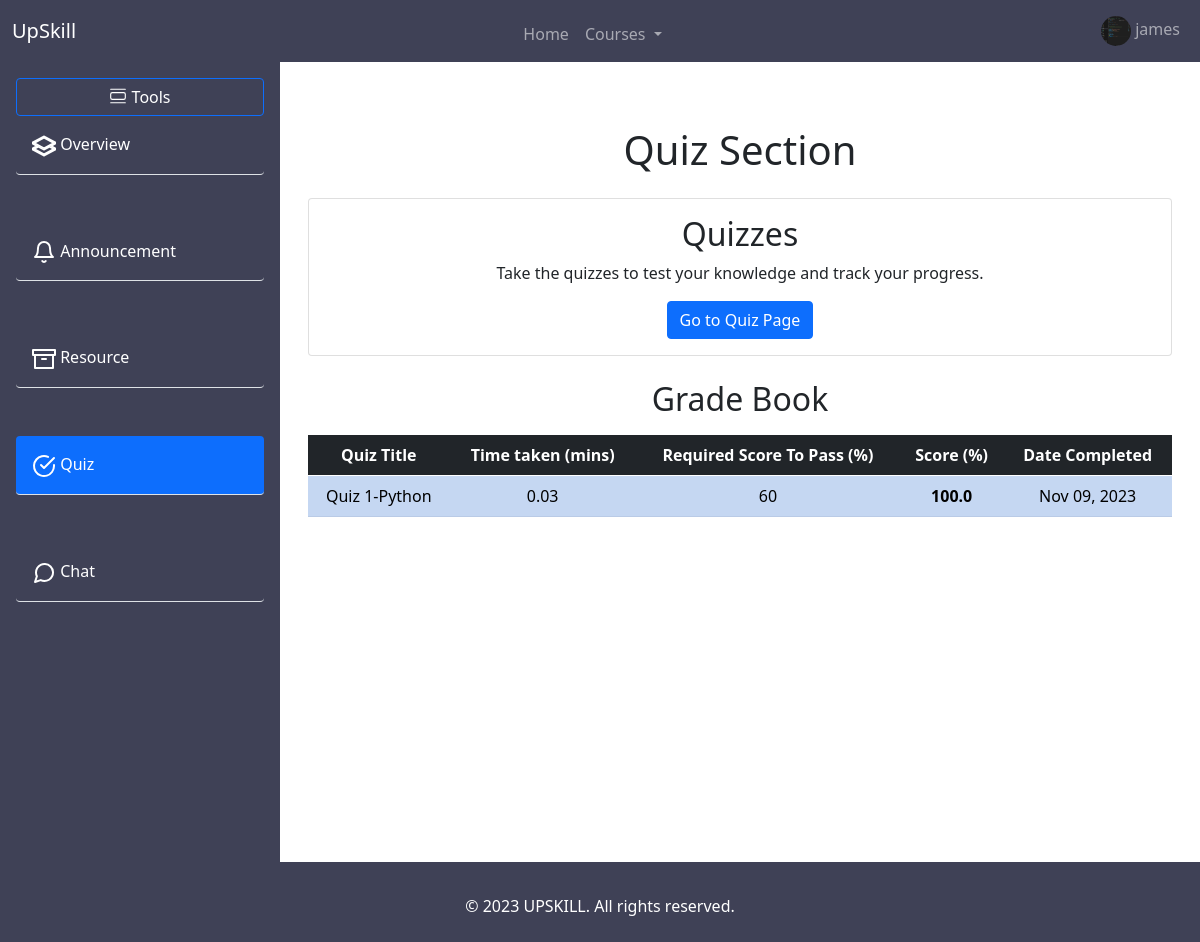
Screenshot of /course/3/quiz_page (signed in) with the database file from the repository.
### myapp/models.py (models this page shows)
class User(AbstractUser):
    is_tutor = models.BooleanField("Is Tutor",default=False)
    is_learner = models.BooleanField("Is Learner", default=False)
    is_email_verified = models.BooleanField(default=False)
    first_name = models.CharField(max_length=30, blank=False, null=False)
    last_name = models.CharField(max_length=30, blank=False, null=False)
    bio = models.TextField(blank=True, null=True)
    avatar = models.ImageField(null=True, blank=True, default="avatar.svg")

### quiz/models.py (models this page shows, shortened)
class Result(models.Model):
    quiz = models.ForeignKey(Quiz, on_delete=models.CASCADE, related_name='result')
    user = models.ForeignKey(User, on_delete=models.CASCADE)
    score = models.FloatField(null=True)
    completion_time = models.FloatField(null=True)
    created = models.DateTimeField(auto_now_add=True)

class Quiz(models.Model):
    DIFF_CHOICES = (
        ('easy', 'easy'),
        ('medium', 'medium'),
        ('hard', 'hard'),
    )
    name = models.CharField(max_length=120)
    course = models.ForeignKey(Course, on_delete=models.CASCADE)
    quiz_chances = models.PositiveIntegerField(default=1)
    number_of_questions = models.IntegerField()
    time = models.IntegerField(help_text="duration of the quiz in minutes")
    required_score_to_pass = models.IntegerField(help_text="required score in %")
    difficluty = models.CharField(max_length=6, choices=DIFF_CHOICES)
    start_date = models.DateTimeField(null=True)
    end_date = models.DateTimeField(null=True)
    def __str__(self):
        return f"{self.name}-{self.course}"
    class Meta:
        verbose_name_plural = 'Quizes'

### course/models.py (models this page shows)
class Course(models.Model):
    name = models.CharField(max_length=100)
    description = models.TextField(blank=True, null=True)
    instructor = models.ForeignKey(User, on_delete=models.CASCADE,db_constraint=False)
    created = models.DateField(auto_now_add=True)
    updated = models.DateField(auto_now=True)
    def __str__(self):
        return self.name

### course/views/quiz_page.py (the view)
# urls.py: path('course/<str:pk>/quiz_page', quiz_page.quizPage, name='quiz-page'),
def quizPage(request, pk):
    employee = request.user
    courses = Course.objects.filter(participants__user=employee)
    course = Course.objects.get(id=pk)
    user_results = Result.objects.filter(user=employee, quiz__course=course).order_by('-created')
    context = {
        "course":course,
        'courses':courses,
        'user_results':user_results
    }
    return render(request, "page/quiz_page.html", context)

### course/templates/page/quiz_page.html (shortened to what this page needs)
{% extends 'main.html' %}
{% load static %}
{% block content %}
<div class="container mt-5">
    <h1 class="mb-4">Quiz Section</h1>
    <div class="card mb-4">
        <div class="card-body">
            <h2 class="card-title">Quizzes</h2>
            <p class="card-text">
                Take the quizzes to test your knowledge and track your progress.
            </p>
            <a href="{% url 'quizes:main-view' pk2=course.id %}" class="btn btn-primary" target="_blank">Go to Quiz Page</a>
        </div>
    </div>
    <h2 class="mb-3">Grade Book</h2>
    <div class="table-responsive">
        <table class="table table-hover table-striped">
            <thead class="table-dark">
                <tr>
                    <th scope="col">Quiz Title</th>
                    <th scope="col">Time taken (mins)</th>
                    <th scope="col">Required Score To Pass (%)</th>
                    <th scope="col">Score (%)</th>
                    <th scope="col">Date Completed</th>
                </tr>
            </thead>
            <tbody>
                {% for result in user_results %}
                <tr class="{% if result.score >= result.quiz.required_score_to_pass %} table-primary {% else %} table-danger {% endif %}">
                    <td>{{ result.quiz }}</td>
                    <td>{{ result.completion_time }}</td>
                    <td>{{ result.quiz.required_score_to_pass }}</td>
                    <td class="fw-bold">{{ result.score }}</td>
                    <td>{{ result.created|date:"M d, Y" }}</td>
                </tr>
                {% endfor %}
            </tbody>
        </table>
    </div>
</div>
{% endblock %}

### templates/main_navbar.html (shortened to what this page needs)
<nav
  class="navbar navbar-expand-lg navbar-dark"
  style="background-color: #3f4156"
>
  <div class="container-fluid">
    <a class="navbar-brand" href="{% url 'learner-home' request.user %}"
      >UpSkill</a
    >
    <div class="collapse navbar-collapse" id="navbarSupportedContent">
      {% if request.user.is_authenticated %}
      <ul class="navbar-nav m-auto mb-2 mb-lg-0">
        <li class="nav-item">
          <a
            class="nav-link {% if request.resolver_match.view_name == 'learner-home' %} active {% endif %}"
            aria-current="page"
            href="{% url 'learner-home' request.user %}"
            >Home</a
          >
        </li>
        {% with request.resolver_match.url_name as url_name %} {% if courses %}
        <li class="nav-item dropdown">
          <a
            class="nav-link dropdown-toggle"
            href="#"
            id="navbarDarkDropdownMenuLink"
            role="button"
            data-bs-toggle="dropdown"
            aria-expanded="false"
          >
            Courses
          </a>
        </li>
        {% endif %} {% endwith %}
      </ul>
      {% endif %}
      <div>
        <ul class="navbar-nav">
          <li class="nav-item dropstart">
            <a
              class="nav-link dropdown-toggle"
              href="#"
              id="navbarDarkDropdownMenuLink"
              role="button"
              data-bs-toggle="dropdown"
              aria-expanded="false"
            >
              <img
                src="{{request.user.avatar.url}}"
                alt="user"
                class="image-icon"
                style="width: 30px; height:30px; border-radius: 50%; "
              />
              {{request.user.username}}
            </a>
          </li>
        </ul>
      </div>
    </div>
  </div>
</nav>

### static/css/employee_page.css (style rules this page uses)
* { box-sizing: border-box; margin: 0; padding: 0; list-style: none; text-decoration: none !important; box-sizing: border-box; }
.dropstart .dropdown-toggle::before { display: none !important; }

### static/css/style.css (style rules this page uses)
.container { text-align: center; }

### rows the page displays
User: user.avatar (picture), user.username "james"
Result: quiz "Quiz 1-Python", completion_time "0.03", quiz.required_score_to_pass "60", score "100.0", created "Nov 09, 2023"
